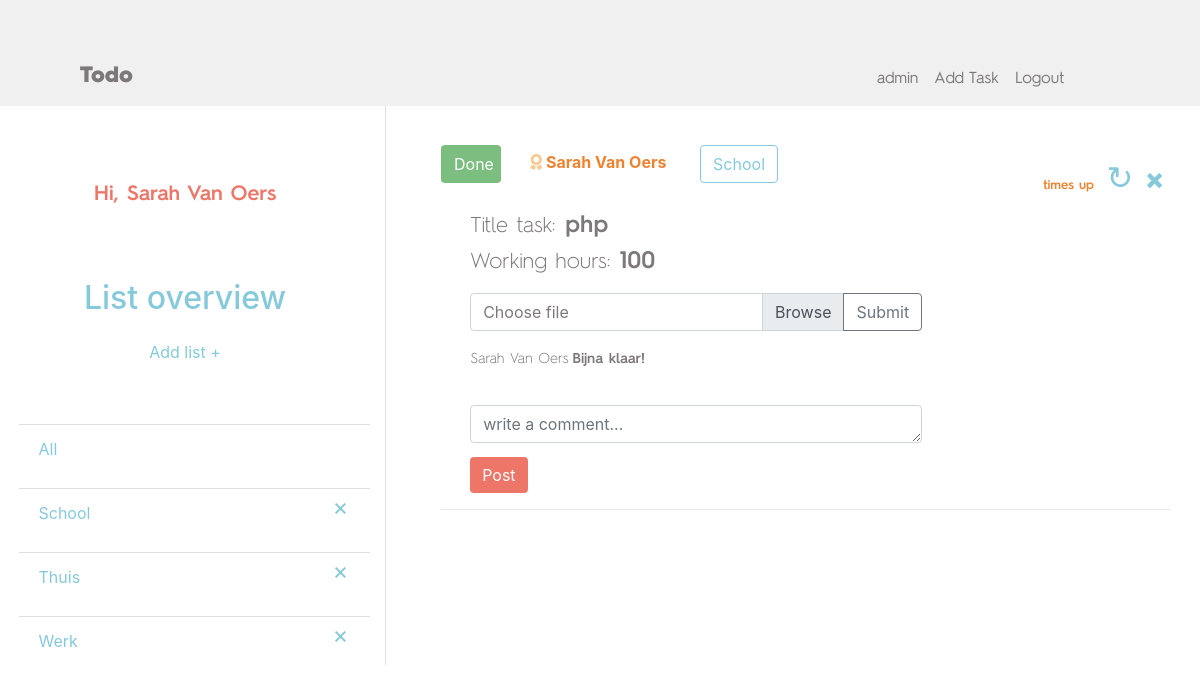
The page /home.php?list=60 (signed in) on the database its author committed.
### tables this page shows
CREATE TABLE `list` (
  `id` int(11) NOT NULL,
  `title` varchar(255) NOT NULL,
  `user_id` int(255) NOT NULL
);

CREATE TABLE `task` (
  `id` int(11) NOT NULL,
  `title` varchar(255) NOT NULL,
  `working_hours` int(255) NOT NULL,
  `date` date NOT NULL,
  `user_id` int(11) NOT NULL,
  `list_id` int(11) NOT NULL
);

CREATE TABLE `users` (
  `id` int(11) NOT NULL,
  `firstname` varchar(255) NOT NULL,
  `lastname` varchar(255) NOT NULL,
  `email` varchar(255) NOT NULL,
  `password` varchar(255) NOT NULL,
  `isAdmin` tinyint(1) NOT NULL
);

CREATE TABLE `comment` (
  `id` int(11) NOT NULL,
  `user_id` int(255) NOT NULL,
  `task_id` int(255) NOT NULL,
  `comment` text NOT NULL
);

### components/newAdmin.php (called while the page is built, shortened)
<?php
    include_once("classes/User.class.php");
$user = new User();
$getAdmins = $user->getAdmins();
?><form method="POST" class="form" id="popUp_task">

### classes/User.class.php (called while the page is built, shortened)
<?php
    class User{
        public function getAdmins() {
            $conn= Db::getInstance();
            $statement = $conn->prepare("SELECT * FROM users WHERE isAdmin=1 and id != :id");
            $statement->bindParam(':id',$_SESSION['user']['id']);
            $statement->execute();
            $result = $statement->fetchAll();
            return $result;
        }
    }
?>

### classes/Lists.class.php (called while the page is built, shortened)
<?php
    class Lists {
    public function result(){
        $conn = Db::GetInstance();
        $statement = $conn->prepare("select * from list");
        $statement->execute();
        $results = $statement->fetchAll();
        return $results;
    }
}
?>

### classes/Task.class.php (called while the page is built, shortened)
<?php
class Task {
        public function getTasksByListId($id){
                $conn = db::getInstance();
                $statement = $conn->prepare("select task.*, users.firstname, users.lastname, users.isAdmin, list.title as list_title from task inner join list on task.list_id = list.id inner join users on task.user_id = users.id where task.list_id = :id order by task.date");
                $statement->bindParam(':id',$id);
                $statement->execute();
                $result = $statement->fetchAll();
                return $result;
        }
}
?>

### classes/Date.class.php (called while the page is built, shortened)
<?php
    class Date{
        public function getTimestring($date){
            $datetime1 = new DateTime($date);
            $datetime2 = new DateTime(date("Y/m/d"));
            $interval = $datetime2->diff($datetime1);
            $days = $interval->format('%r%a');
            if($days > 1){
                $timestring = $days.' days left';
            }else if($days == 1){
                $timestring = $days.' day left';
            }else if($days < 1){
                    if($days<0){
                        $timestring = 'times up';
                }
            }
            return $timestring;
        }
    }
?>

### classes/Comment.class.php (called while the page is built, shortened)
<?php
    class Comment {
        public function getComments($id)
        {
            $conn = Db::getInstance();
            $statement = $conn->prepare("select comment.comment, users.firstname, users.lastname from comment inner join users on comment.user_id = users.id inner join task on comment.task_id = task.id where task.id = :id order by comment.id DESC");
            $statement->bindParam(":id", $id);
            $statement->execute();
            $comments = $statement->fetchAll();
            return $comments;
        }
    }
?>

### home.php (the view, shortened to what this page needs)
<?php
    function test_input($data) {
        $data = trim($data);
        $data = stripslashes($data);
        $data = htmlspecialchars($data);
        return $data;
      }
    include_once("classes/User.class.php");
    include_once("classes/Lists.class.php");
    include_once("classes/Task.class.php");
    include_once("classes/Date.class.php");
    include_once("classes/Comment.class.php");
    include_once("classes/Status.class.php");
    $url=strtok($_SERVER["REQUEST_URI"],'?');
    $tasks_lists = new Lists();
    $result = $tasks_lists->result();
    $task = new Task();
    if(!empty($_GET)){
        $listid = (int)$_GET['list'];
        $resultTask = $task->getTasksByListId($listid);
    }else{
        $resultTask = $task->result();
    }
    include_once("components/newAdmin.php");
 ?><html lang="en">
<head>
    <link rel="stylesheet" href="https://cdnjs.cloudflare.com/ajax/libs/font-awesome/4.7.0/css/font-awesome.min.css">
    <link rel="stylesheet" href="https://stackpath.bootstrapcdn.com/bootstrap/4.1.1/css/bootstrap.min.css">
    <link rel="stylesheet" href="css/style.css">
    <link href="https://gitcdn.github.io/bootstrap-toggle/2.2.2/css/bootstrap-toggle.min.css" rel="stylesheet">
    <link rel="stylesheet" href="https://use.fontawesome.com/releases/v5.2.0/css/all.css">
</head>
<body>
    <nav class="navbar navbar-expand-lg navbar-light bg-light">
        <a class="brand" id="navLogo" href="home.php">Todo</a>
        <div class="collapse navbar-collapse" id="navbarNavAltMarkup">
            <div class="navbar-nav navbar-right">
                <a class="nav-item nav-link" href="newAdmin.php" data-toggle="modal" data-target="#exampleModalCenter4">admin</a>
                <a class="nav-item nav-link" href="taskCreate.php" data-toggle="modal" data-target="#exampleModalCenter">Add Task</a>
                <a class="nav-item nav-link" href="logout.php">Logout</a>
            </div>
        </div>
    </nav>
    <div class="row">
            <div class="col-4 left">
                <h1 class=username>Hi, <?php echo($_SESSION['user']['firstname'].' '.$_SESSION['user']['lastname']);?></h1>
                <h2 class="listOverview">List overview</h2>
                <a class="nav-item nav-link" href="listCreate.php" data-toggle="modal" data-target="#exampleModalCenter2">Add list &plus; </a>
                <ul class="list-group list-group-flush list appendList">
                <?php echo '<a href="http://'.$_SERVER['HTTP_HOST'].$url.'"><li class="list-group-item">All</li></a>' ?>
                <?php foreach($result as $key => $r) {
                   echo '<a href="http://'.$_SERVER['HTTP_HOST'].$url.'?list='.$r["id"].'">'.'<li class="list-group-item">' . $r["title"] . '<span class="listAlign"><input type="submit" href="listDelete.php" class="deleteList" data-list_id="'.$r["id"].'" value="&times;"></span></li></a>';
                }
                ?>
                </ul>
            </div>
            <div class="col-8 right border-left">
            <?php foreach($resultTask as $key => $r) { ?>
            <div class="comment-wrapper">
            <div class="panel panel-info">
                <ul class="media-list">
                        <li class="media">
                            <div class="media-body">
                            <div class="statusBtn">
                                <?php
                                    $status = new Status();
                                    $result = $status->checkIfDone($_SESSION['user']['id'],$r["id"]);
                                    $result ? $done = 'taskDone' : $done = null;
                                    $result ? $btnText = 'Done' : $btnText = 'ToDo';
                                    $adminstr = $r["isAdmin"] ? '<i class="fas fa-award admin"></i>'  : null;
                                ?>
                                <button type="submit" id="btn_done" class="btn done_button doneTodo <?php echo $done ?>" href="#" value="" data-done_id='<?php echo $r["id"] ?>'><?php echo $btnText ?></button>
                            </div>
                            <strong class="nameUser"><?php echo $adminstr . "   " ?><?php echo $r["firstname"] . " " . $r["lastname"] ?></strong>
                            <span class="text-muted pull-right">
                                <?php
                                    $date = new Date();
                                    $timestring = $date->getTimestring($r ['date']);
                                ;?>
                                <small class="text-muted"><?php echo $timestring;?></small>
                                <input type="submit" href="taskDelete.php" class="deleteTask" data-task_id=" <?php echo $r['id'] ?>" value="&times;">
                                <input type="submit" class="updateTask" href="taskUpdate.php" data-toggle="modal" data-target="#exampleModalCenter3" value="&#8635;" data-task_id="<?php echo $r['id'] ?>"/>
                            </span>
                            <input type="submit" class="btn btn-outline-primary tagList" value="<?php echo $r["list_title"]; ?>">
                            <p class="titleTask">
                              <span class="textTask">Title task:</span> <?php echo htmlspecialchars($r["title"]); ?> <br>
                              <span class="textTask">Working hours:</span> <?php echo htmlspecialchars($r["working_hours"]); ?>
                            </p>
                            <form action="" method="post" enctype="multipart/form-data">
                            <div class="input-group uploadFile">
                                <div class="custom-file">
                                    <label class="custom-file-label" for="inputGroupFile04">Choose file</label>
                                </div>
                                <div class="input-group-append">
                                    <input class="btn btn-outline-secondary" type="submit" id="inputGroupFileAddon04" "Upload"/>
                                </div>
                                </div>
                            </form>
                            <div class="setComment">
                            <div class="commentSection" data-comments='<?php echo $r["id"] ?>'>
                                <?php
                                    $comment = new Comment();
                                    $comments = $comment->getComments($r['id']);
                                    foreach($comments as $k => $c) {
                                ?>
                                <h6 class="nameUserComment">
                                    <?php echo test_input($c["firstname"].' '.$c["lastname"]); ?>
                                </h6>
                                <p class="textComment">
                                    <?php echo test_input($c['comment']);?>
                                </p>
                                <?php } ?>
                            </div>
                                <textarea class="form-control commentPost" placeholder="write a comment..." rows="1"></textarea>
                                <input type="submit" class="btn btn-secondary postBtn commentBtn" value="Post">
                            </div>
                            </div>
                            <br>
                        </li>
                        <hr>
                    </ul>
            </div>
        </div>
        <?php  } ?>
            </div>
    </div>
</body>
</html>

### css/style.css (style rules this page uses)
a { margin-top: 4%; color: #ed7669; text-decoration: none; }
.bg-light { background-color: #f0f0f0 !important; }
.brand { display: inline-block; padding-top: .3125rem; padding-bottom: .3125rem; margin-left: 4rem; font-size: 1.4em; line-height: inherit; white-space: nowrap; text-decoration: none; color: #7d797b!important; font-family: 'hurme_geometric_sans_2black' !important; }
.nav-link { color:#85c9db !important; }
.navbar-light .navbar-nav .nav-link { font-family: 'hurme_geometric_sans_2regular'; color:#7d797b !important; }
.navbar-right { margin-left: 70%; margin-top: 40px; }
.listOverview { color: #85c9db !important; text-align: center; }
.row { width: 100%; float: left; }
.left { width: 35%; }
.username { font-family: 'hurme_geometric_sans_2SBd'; color: #ed7669; font-size: 1.3em; width: 70%; margin: 20% auto 20% auto; display: block; text-align: center; }
li { list-style-type: none; }
.list { margin-top: 10%; }
.deleteList { font-size: 1.5rem; font-weight: 400; line-height: 1; color: #85c9db !important; text-shadow: none; background: none; border: none; cursor: pointer; padding-left: 20%; }
.listAlign { float: right; margin-top: -7px; }
.nav-link { display: block; padding: .5rem 1rem; text-align: center; }
.list-group-item { color:#85c9db !important; margin-left: 5%; }
.media-list { margin-top:5%; width: 100%; margin-bottom: 2%; }
.nameUser { color: #ed8330; margin-left: 4%; }
.right { width: 60%; border-color: #7d797b; border-right-width: 7px; height: auto; }
.text-muted { color: #ed8330 !important; font-family: 'hurme_geometric_sans_2SBd'; }
.media-body { color:#7d797b; }
.commentPost { width: 62%; margin-left: 4%; margin-top: 5%; }
.postBtn { background-color:#ed7669; border:none; margin-left: 4%; margin-top:2%; }
.tagList { color: #85c9db !important; border-color: #85c9db !important; margin-left: 4%; }
.textComment { margin-left: 18% !important; font-family: 'hurme_geometric_sans_2SBd'; font-size: 0.9em; color: #7d797b; }
.nameUserComment { float: left; margin-left: 4% !important; margin-top:2px; font-size: 0.9em; font-family: 'hurme_geometric_sans_2light'; color: #7d797b; }
.titleTask { margin-left: 4%; margin-top: 3%; font-size: 1.5em; font-family: 'hurme_geometric_sans_2SBd'; color: #7d797b; }
.textTask { font-size: 0.9em; font-family: 'hurme_geometric_sans_2light'; }
.deleteTask { font-size: 2.7rem; font-weight: 200; color: #85c9db !important; text-shadow: none; background: none; border: none; cursor: pointer; float:right; }
.updateTask { font-size: 2rem; font-weight: 200; line-height: 1; color: #85c9db !important; text-shadow: none; background: none; border: none; cursor: pointer; padding-top:15px; }
.admin { color:#f6c78f; }
.uploadFile { width: 62%; margin-left: 4%; }
.done_button { background-color: #ed7669; color: white; text-align: center; width: 60px; cursor: pointer; float: left; }
.taskDone { background-color: #7cbe7f!important; width: 60px; display: block; }
.comment-wrapper { display: block; }
label { color: #7d797b !important; }

### rows shown on the page
list: title "School"
list: title "Thuis"
list: title "Werk"
task: btnText "Done", user.firstname "Sarah", user.lastname "Van Oers", date "times up", list.title "School", title "php", working_hours "100"
comment: user.lastname "Sarah Van Oers", comment "Bijna klaar!"

### other values the page prints
$_SESSION['user']['firstname'] "Sarah"
$_SESSION['user']['lastname'] "Van Oers"
